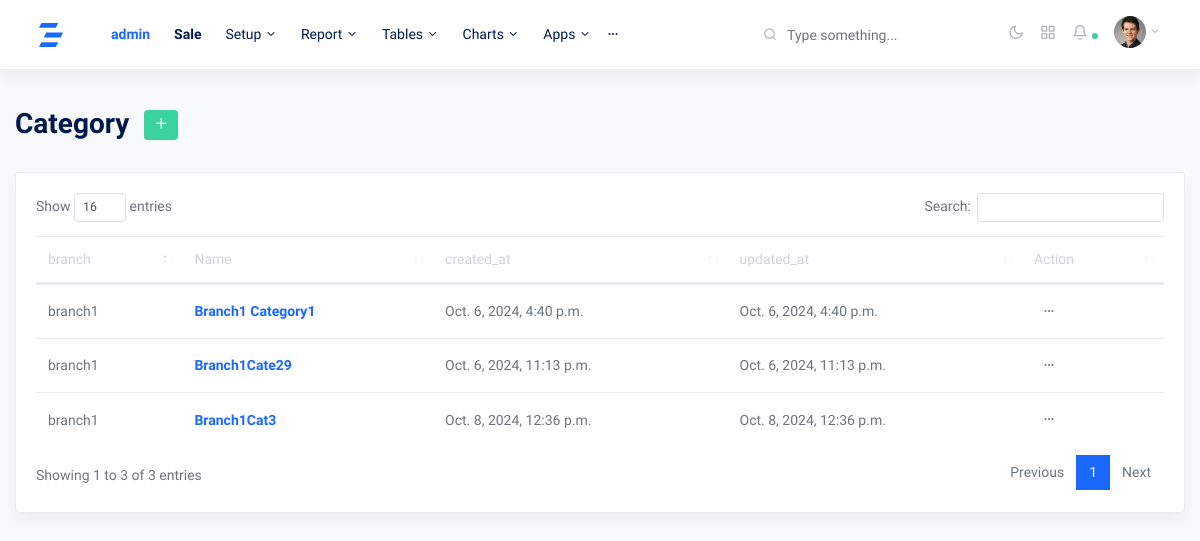
Screenshot of /categoryview/ (signed in) with the database file from the repository.
### myapp/models.py (models this page shows, shortened)
class category(models.Model):
    branch = models.ForeignKey(branch, on_delete=models.CASCADE, blank=True, null=True)
    usr = models.ForeignKey(User, on_delete=models.SET_NULL, null=True, blank=True)
    category = models.CharField(max_length=255, blank=True, null=True)
    created_at = models.DateTimeField(auto_now_add=True)
    updated_at = models.DateTimeField(auto_now=True)

class branch(models.Model):
    usr = models.ForeignKey(User, on_delete=models.CASCADE, null=True, blank=True)
    branch_name = models.CharField(max_length=225,blank=True, null=True)
    phone = models.CharField(max_length=225,blank=True, null=True)
    address = models.CharField(max_length=225,blank=True, null=True)
    created_at = models.DateTimeField(auto_now_add=True)
    updated_at = models.DateTimeField(auto_now=True)
    def __str__(self):
        return self.branch_name

### myapp/views.py (the view, shortened to what this page needs)
# urls.py: path('categoryview/', categoryview.as_view(), name='categoryview'),
class categoryview(View):
    def get(self,request):
        try:
            branch_id = self.request.session.get("branch_id", None)
            br = branch.objects.get(usr=request.user, id=branch_id)
            categories = category.objects.filter(branch=br.id)
            context = {'categories':categories}
            return render(request, 'categoryview.html', context)
        except:
            return redirect('myapp:homeview')

### templates/categoryview.html (shortened to what this page needs)
{% extends 'base.html' %}
{% block content %}
<div class="row justify-content-center">
    <div class="col-12">
      <h2 class="mb-2 page-title">Category  <a href="#" class="btn btn-sm m-2 btn-success" data-toggle="modal" data-target="#verticalModal"><span class="fe fe-plus fe-16 text-white"></span></a></h2>
      <div class="row my-4">
        <div class="col-md-12">
          <div class="card shadow">
            <div class="card-body">
              <table class="table datatables" id="categoryview-1">
                <thead>
                  <tr>
                    <th>branch</th>
                    <th>Name</th>
                    <th>created_at</th>
                    <th>updated_at</th>
                    <th>Action</th>
                  </tr>
                </thead>
                <tbody id="categorylist">
                  {% for cat in categories %}
                  <tr class="catlisttr">
                    <td>{{cat.branch}}</td>
                    <td ><a href="{% url 'myapp:product_list_by_category' cat.id %}"><strong class="text-primary">{{cat.category}}</strong></a></td>
                    <td>{{cat.created_at}}</td>
                    <td>{{cat.updated_at}}</td>
                    <td><button class="btn btn-sm dropdown-toggle more-horizontal" type="button" data-toggle="dropdown" aria-haspopup="true" aria-expanded="false">
                      </button>
                    </td>
                  </tr>
                  {% endfor %}
                </tbody>
              </table>
            </div>
          </div>
        </div>
      </div>
    </div>
  </div>
{% endblock content %}

### templates/base.html (shortened to what this page needs)
{% load static %}
<!doctype html>
<html lang="en">
  <head>
    <link rel="stylesheet" href="{% static 'css/simplebar.css' %}">
    <link rel="stylesheet" href="{% static 'css/feather.css' %}">
    <link rel="stylesheet" href="{% static 'css/dataTables.bootstrap4.css' %}">
    <link rel="stylesheet" href="{% static 'css/select2.css' %}">
    <link rel="stylesheet" href="{% static 'css/dropzone.css' %}">
    <link rel="stylesheet" href="{% static 'css/uppy.min.css' %}">
    <link rel="stylesheet" href="{% static 'css/jquery.steps.css' %}">
    <link rel="stylesheet" href="{% static 'css/jquery.timepicker.css' %}">
    <link rel="stylesheet" href="{% static 'css/quill.snow.css' %}">
    <link rel="stylesheet" href="{% static 'css/daterangepicker.css' %}">
    <link rel="stylesheet" href="{% static 'css/app-light.css' %}" id="lightTheme">
    <link rel="stylesheet" href="{% static 'css/app-dark.css' %}" id="darkTheme" disabled>
  </head>
  <body class="horizontal light  ">
    <div class="wrapper">
      <nav class="navbar navbar-expand-lg navbar-light bg-white flex-row border-bottom shadow">
        <div class="container-fluid">
          <a class="navbar-brand mx-lg-1 mr-0" href="#">
          </a>
          <div class="navbar-slide bg-white ml-lg-4" id="navbarSupportedContent">
            <ul class="navbar-nav mr-auto">
                <a class="nav-link" href="{% url 'myapp:homeview' %}">
                  <span class="ml-lg-2"><strong class="text-primary">{{request.session.branch_name}}</strong></span>
                </a>
                <a class="nav-link" href="{% url 'myapp:saleview' %}">
                  <span class="ml-lg-2"><strong>Sale</strong></span>
                </a>
              <li class="nav-item dropdown">
                <a href="#" id="ui-elementsDropdown" class="dropdown-toggle nav-link" role="button" data-toggle="dropdown" aria-haspopup="true" aria-expanded="false">
                  <span class="ml-lg-2">Setup</span>
                </a>
              </li>
              <li class="nav-item dropdown">
                <a href="#" id="formsDropdown" class="dropdown-toggle nav-link" role="button" data-toggle="dropdown" aria-haspopup="true" aria-expanded="false">
                  <span class="ml-lg-2">Report</span>
                </a>
              </li>
              <li class="nav-item dropdown">
                <a href="#" id="tablesDropdown" class="dropdown-toggle nav-link" role="button" data-toggle="dropdown" aria-haspopup="true" aria-expanded="false">
                  <span class="ml-lg-2">Tables</span>
                </a>
              </li>
              <li class="nav-item dropdown">
                <a class="dropdown-toggle nav-link pl-lg-3" href="#" id="chartsDropdown" role="button" data-toggle="dropdown" aria-haspopup="true" aria-expanded="false"> Charts </a>
              </li>
              <li class="nav-item dropdown">
                <a class="dropdown-toggle nav-link pl-lg-3" href="#" id="appsDropdown" role="button" data-toggle="dropdown" aria-haspopup="true" aria-expanded="false"> Apps </a>
              </li>
              <li class="nav-item dropdown more">
                <a class="dropdown-toggle more-horizontal nav-link" href="#" id="moreDropdown" role="button" data-toggle="dropdown" aria-haspopup="true" aria-expanded="false">
                </a>
              </li>
            </ul>
          </div>
          <form class="form-inline ml-md-auto d-none d-lg-flex searchform text-muted">
            <input class="form-control mr-sm-2 bg-transparent border-0 pl-4 text-muted" type="search" placeholder="Type something..." aria-label="Search">
          </form>
          <ul class="navbar-nav d-flex flex-row">
            <li class="nav-item">
              <a class="nav-link text-muted my-2" href="./#" id="modeSwitcher" data-mode="light">
                <i class="fe fe-sun fe-16"></i>
              </a>
            </li>
            <li class="nav-item">
              <a class="nav-link text-muted my-2" href="./#" data-toggle="modal" data-target=".modal-shortcut">
                <i class="fe fe-grid fe-16"></i>
              </a>
            </li>
            <li class="nav-item nav-notif">
              <a class="nav-link text-muted my-2" href="./#" data-toggle="modal" data-target=".modal-notif">
                <i class="fe fe-bell fe-16"></i>
                <span class="dot dot-md bg-success"></span>
              </a>
            </li>
            <li class="nav-item dropdown ml-lg-0">
              <a class="nav-link dropdown-toggle text-muted" href="#" id="navbarDropdownMenuLink" role="button" data-toggle="dropdown" aria-haspopup="true" aria-expanded="false">
                <span class="avatar avatar-sm mt-2">
                  <img src="{% static 'assets/avatars/face-2.jpg' %}" alt="..." class="avatar-img rounded-circle">
                </span>
              </a>
            </li>
          </ul>
        </div>
      </nav>
      <main role="main" class="main-content">
        <div class="container-fluid">
          {% block content %}{% endblock content %}
        </div>
      </main>
    </div>
  </body>
</html>

### static/css/feather.css (style rules this page uses)
.fe { font-family: "feather" !important; speak: none; font-style: normal; font-weight: normal; font-variant: normal; text-transform: none; line-height: 1; -webkit-font-smoothing: antialiased; -moz-osx-font-smoothing: grayscale; }
.fe-16 { font-size: 16px; }
.fe-bell:before { content: ""; }
.fe-grid:before { content: ""; }
.fe-plus:before { content: ""; }
.fe-sun:before { content: ""; }

### rows the page displays
category: branch "branch1", category "Branch1 Category1", created_at "Oct. 6, 2024, 4:40 p.m.", updated_at "Oct. 6, 2024, 4:40 p.m."
category: branch "branch1", category "Branch1Cate29", created_at "Oct. 6, 2024, 11:13 p.m.", updated_at "Oct. 6, 2024, 11:13 p.m."
category: branch "branch1", category "Branch1Cat3", created_at "Oct. 8, 2024, 12:36 p.m.", updated_at "Oct. 8, 2024, 12:36 p.m."

### other values shown
{{ request.session.branch_name }} "admin"
